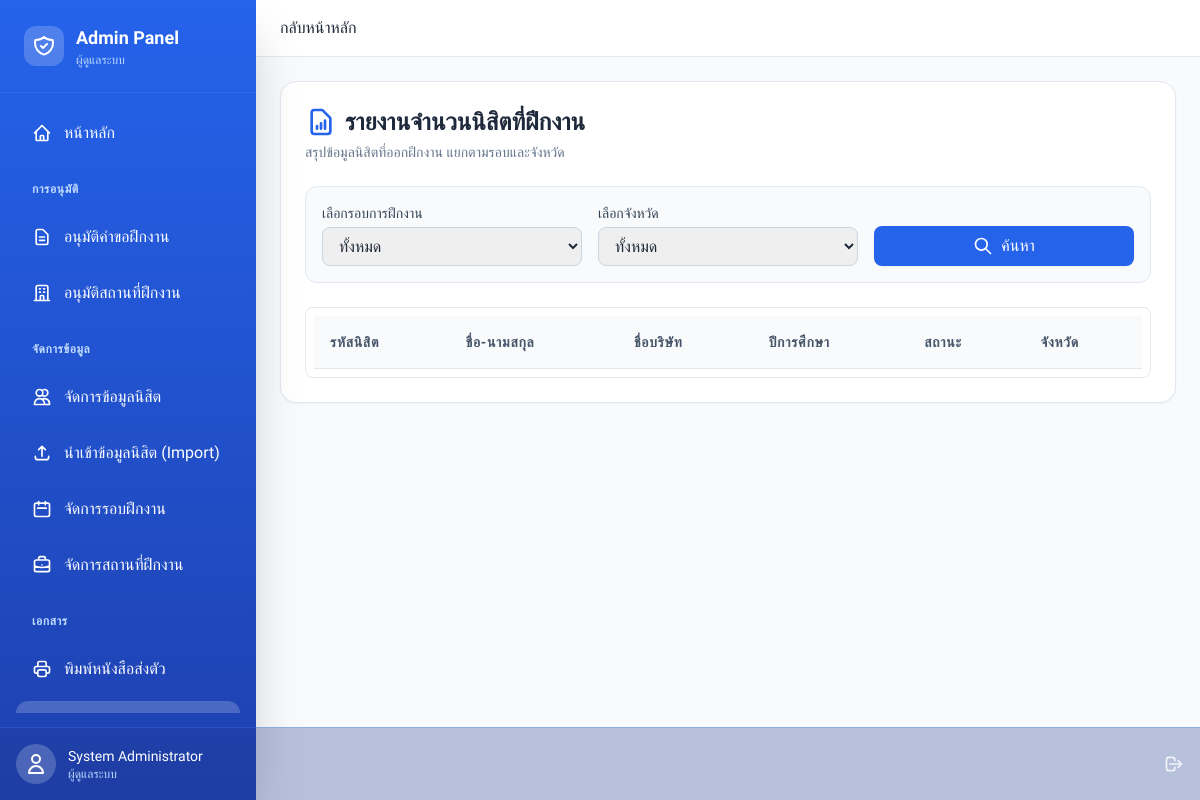
Before: /index.php?page=admin&action=reports (signed in) with the older database file.
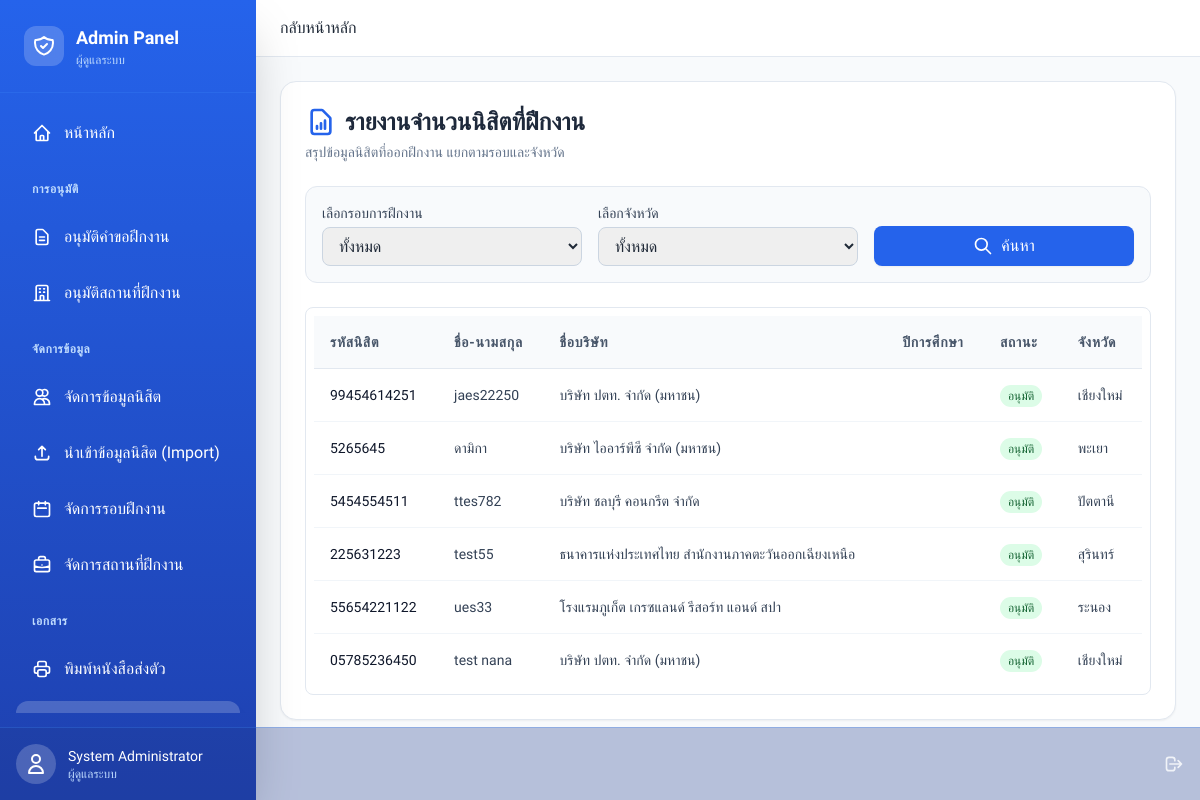
After: the same page with the newer database file.
### tables this page shows
CREATE TABLE `internship_requests` (
  `id` int(11) NOT NULL,
  `student_id` int(11) NOT NULL,
  `company_id` int(11) NOT NULL,
  `round_id` int(11) DEFAULT NULL,
  `status` enum('pending','approved','rejected') DEFAULT 'pending',
  `admin_notes` text DEFAULT NULL,
  `request_date` timestamp NOT NULL DEFAULT current_timestamp(),
  `start_date` date DEFAULT NULL,
  `end_date` date DEFAULT NULL,
  `admin_comment` text DEFAULT NULL,
  `faculty_approval_status` enum('pending','approved','rejected') DEFAULT 'pending' COMMENT 'สถานะการพิจารณาจากคณะ',
  `faculty_approval_date` datetime DEFAULT NULL COMMENT 'วันที่คณะพิจารณา',
  `faculty_comment` text DEFAULT NULL COMMENT 'ความคิดเห็นจากคณะ',
  `company_response_status` enum('pending','accepted','rejected') DEFAULT 'pending' COMMENT 'สถานะการตอบรับจากบริษัท',
  `company_response_date` datetime DEFAULT NULL COMMENT 'วันที่บริษัทตอบกลับ',
  `company_response_comment` text DEFAULT NULL COMMENT 'ความคิดเห็นจากบริษัท',
  `document_response_status` enum('pending','submitted','approved','rejected') DEFAULT 'pending' COMMENT 'สถานะการตอบกลับเอกสาร',
  `document_response_date` datetime DEFAULT NULL COMMENT 'วันที่ตอบกลับเอกสาร',
  `document_files` text DEFAULT NULL COMMENT 'ไฟล์เอกสารที่แนบ (JSON array)',
  `updated_at` timestamp NOT NULL DEFAULT current_timestamp() ON UPDATE current_timestamp() COMMENT 'วันที่อัพเดทล่าสุด',
  `document_comment` text DEFAULT NULL COMMENT 'ความคิดเห็นตอบกลับเอกสาร'
);

CREATE TABLE `students` (
  `user_id` int(11) NOT NULL,
  `student_id` varchar(20) NOT NULL,
  `major` varchar(100) DEFAULT NULL,
  `year_level` int(11) DEFAULT NULL,
  `gpa` decimal(3,2) DEFAULT NULL,
  `address` text DEFAULT NULL,
  `advisor_id` int(11) DEFAULT NULL
);

CREATE TABLE `users` (
  `id` int(11) NOT NULL,
  `username` varchar(50) NOT NULL,
  `password` varchar(255) NOT NULL,
  `role` enum('student','admin','employer','advisor') NOT NULL,
  `full_name` varchar(100) NOT NULL,
  `email` varchar(100) DEFAULT NULL,
  `phone` varchar(20) DEFAULT NULL,
  `profile_image` varchar(255) DEFAULT NULL,
  `created_at` timestamp NOT NULL DEFAULT current_timestamp()
);

CREATE TABLE `companies` (
  `id` int(11) NOT NULL,
  `name` varchar(150) NOT NULL,
  `address` text DEFAULT NULL,
  `province` varchar(100) DEFAULT NULL,
  `contact_person` varchar(100) DEFAULT NULL,
  `phone` varchar(20) DEFAULT NULL,
  `email` varchar(100) DEFAULT NULL,
  `description` text DEFAULT NULL,
  `status` enum('pending','approved','rejected') DEFAULT 'pending',
  `created_by` int(11) DEFAULT NULL,
  `created_at` timestamp NOT NULL DEFAULT current_timestamp(),
  `employer_user_id` int(11) DEFAULT NULL,
  `user_id` int(11) DEFAULT NULL
);

CREATE TABLE `provinces` (
  `id` int(11) NOT NULL,
  `name_th` varchar(100) DEFAULT NULL,
  `region_id` int(11) DEFAULT NULL
);

### src/Admin/reports.php (the view, shortened to what the changed rows need)
<?php
$sql = "SELECT
            ir.*,
            u.full_name,
            s.student_id,
            s.year_level,
            c.name as company_name,
            c.province as company_province,
            p.name_th as province_name_th,
            r.round_name,
            r.year as round_year
        FROM internship_requests ir
        LEFT JOIN students s ON ir.student_id = s.user_id
        LEFT JOIN users u ON s.user_id = u.id
        LEFT JOIN companies c ON ir.company_id = c.id
        LEFT JOIN internship_rounds r ON ir.round_id = r.id
        LEFT JOIN provinces p ON c.province = p.id
        WHERE 1=1";
$params = [];
$sql .= " ORDER BY ir.request_date DESC";
try {
    $stmt = $pdo->prepare($sql);
    $stmt->execute($params);
    $report_data = $stmt->fetchAll();
} catch (PDOException $e) {
    $report_data = [];
    $error = "เกิดข้อผิดพลาด: " . $e->getMessage();
}
?>
<link rel="stylesheet" href="https://cdn.datatables.net/1.13.7/css/jquery.dataTables.min.css">
<link rel="stylesheet" href="https://cdn.datatables.net/responsive/2.5.0/css/responsive.dataTables.min.css">
<link rel="stylesheet" href="https://cdn.datatables.net/buttons/2.4.2/css/buttons.dataTables.min.css">
<div class="bg-white rounded-2xl shadow-sm border border-slate-200 p-6">
    <div class="flex flex-col md:flex-row justify-between items-center mb-6 gap-4">
        <div>
            <h2 class="text-2xl font-bold text-slate-800 flex items-center gap-2">
                <svg class="w-8 h-8 text-blue-600" fill="none" stroke="currentColor" viewBox="0 0 24 24">
                    <path stroke-linecap="round" stroke-linejoin="round" stroke-width="2" d="M9 17v-2m3 2v-4m3 4v-6m2 10H7a2 2 0 01-2-2V5a2 2 0 012-2h5.586a1 1 0 01.707.293l5.414 5.414a1 1 0 01.293.707V19a2 2 0 01-2 2z"></path>
                </svg>
                รายงานจำนวนนิสิตที่ฝึกงาน
            </h2>
        </div>
    </div>
    <div class="overflow-x-auto rounded-lg border border-slate-200 p-2">
        <table id="reportsTable" class="w-full text-left border-collapse display responsive nowrap" style="width:100%">
            <thead>
                <tr class="bg-slate-50 text-slate-600 text-sm uppercase tracking-wider">
                    <th class="p-4 font-semibold border-b border-slate-200">รหัสนิสิต</th>
                    <th class="p-4 font-semibold border-b border-slate-200">ชื่อ-นามสกุล</th>
                    <th class="p-4 font-semibold border-b border-slate-200">ชื่อบริษัท</th>
                    <th class="p-4 font-semibold border-b border-slate-200">ปีการศึกษา</th>
                    <th class="p-4 font-semibold border-b border-slate-200">สถานะ</th>
                    <th class="p-4 font-semibold border-b border-slate-200">จังหวัด</th>
                </tr>
            </thead>
            <tbody class="text-slate-700 text-sm divide-y divide-slate-100">
                <?php foreach ($report_data as $row): ?>
                    <tr class="hover:bg-slate-50 transition-colors">
                        <td class="p-4 font-medium text-slate-900"><?= htmlspecialchars($row['student_id']) ?></td>
                        <td class="p-4"><?= htmlspecialchars($row['full_name']) ?></td>
                        <td class="p-4"><?= htmlspecialchars($row['company_name']) ?></td>
                        <td class="p-4"><?= htmlspecialchars($row['round_year']) ?></td>
                        <td class="p-4">
                            <?php
                            $statusClass = match ($row['status']) {
                                'approved' => 'bg-green-100 text-green-800',
                                'pending' => 'bg-yellow-100 text-yellow-800',
                                'rejected' => 'bg-red-100 text-red-800',
                                default => 'bg-gray-100 text-gray-800'
                            };
                            $statusText = match ($row['status']) {
                                'approved' => 'อนุมัติ',
                                'pending' => 'รออนุมัติ',
                                'rejected' => 'ไม่อนุมัติ',
                                default => $row['status']
                            };
                            ?>
                            <span class="px-2 py-1 rounded-full text-xs font-medium <?= $statusClass ?>">
                                <?= $statusText ?>
                            </span>
                        </td>
                        <td class="p-4"><?= htmlspecialchars($row['province_name_th'] ?? $row['company_province']) ?></td>
                    </tr>
                <?php endforeach; ?>
            </tbody>
        </table>
    </div>
</div>

Changed rows visible on the page:
added internship_requests: student.student_id "99454614251", users.full_name "jaes22250", company.name "บริษัท ปตท. จำกัด (มหาชน)", status "อนุมัติ", provinces.name_th "เชียงใหม่"
added internship_requests: student.student_id "5265645", users.full_name "ดามิกา", company.name "บริษัท ไออาร์พีซี จำกัด (มหาชน)", status "อนุมัติ", provinces.name_th "พะเยา"
added internship_requests: student.student_id "5454554511", users.full_name "ttes782", company.name "บริษัท ชลบุรี คอนกรีต จำกัด", status "อนุมัติ", provinces.name_th "ปัตตานี"
added internship_requests: student.student_id "225631223", users.full_name "test55", company.name "ธนาคารแห่งประเทศไทย สำนักงานภาคตะวันออกเฉียงเหนือ", status "อนุมัติ", provinces.name_th "สุรินทร์"
added internship_requests: student.student_id "55654221122", users.full_name "ues33", company.name "โรงแรมภูเก็ต เกรซแลนด์ รีสอร์ท แอนด์ สปา", status "อนุมัติ", provinces.name_th "ระนอง"
added internship_requests: student.student_id "05785236450", users.full_name "test nana", company.name "บริษัท ปตท. จำกัด (มหาชน)", status "อนุมัติ", provinces.name_th "เชียงใหม่"
